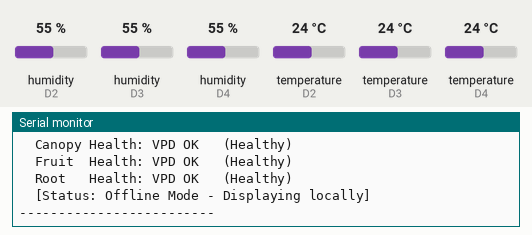
Recording of a sketch running on a simulated Arduino Nano 33 IoT. Shown: the last lines printed to the serial monitor. The inputs (shaded band) are chosen by the test bench; at power-on: humidity (sensors on D2, D3, D4) 55 %, temperature (sensors on D2, D3, D4) 24 °C. Nothing arrives over Bluetooth unless stated; a phone connects over Bluetooth LE 3 s after start.

Above: at 4.2 s.
4.3 s: humidity (sensor on D2) set to 22 %
At 6.9 s:
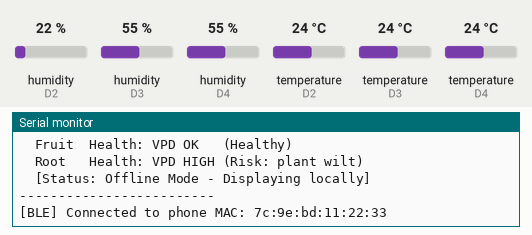
7.5 s: humidity (sensor on D3) set to 22 %
At 9.0 s:
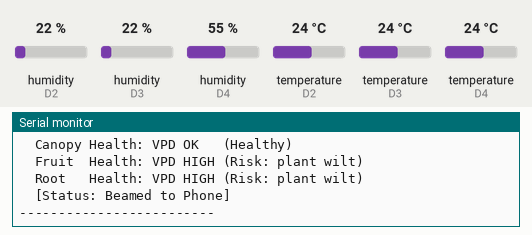
10.7 s: humidity (sensor on D4) set to 22 %
17.0 s: temperature (sensor on D2) set to 12 °C
At 19.1 s:
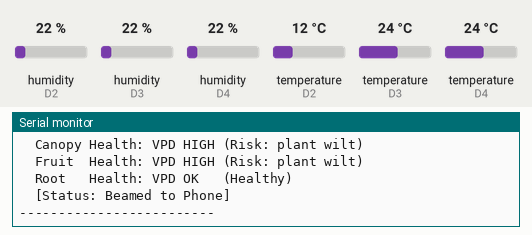
22.0 s: humidity (sensor on D3) set to 88 %
27.0 s: humidity (sensor on D4) set to 88 %
Timing chart, 0 to 30.0 s (numbered marks = the images above; inputs shaded):
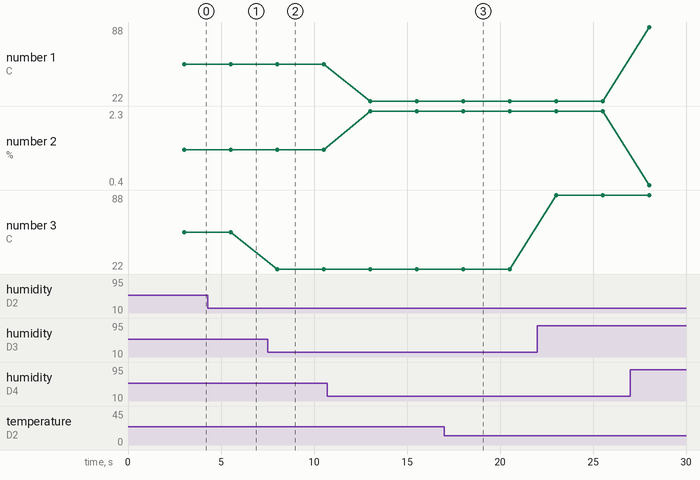

Measured:
- after the input at 4.3 s, the serial monitor: prints a new line after 1.2 s (image 1)
- after the input at 7.5 s, the serial monitor: prints a new line after 0.52 s (image 2)
- after the input at 17.0 s, the serial monitor: prints a new line after 1.0 s (image 3)
- plotted number 3: 22 → 88 after the input at 22.0 s

The sketch:

02_Hybrid_Always_On.ino
```cpp
// 1. Include Sensors and Bluetooth Libraries
#include "DHT.h"
#include <ArduinoBLE.h>

// 2. Hardware Setup
#define ROOT_PIN 2
#define FRUIT_PIN 3
#define CANOPY_PIN 4
#define DHTTYPE DHT22

DHT rootSensor(ROOT_PIN, DHTTYPE);
DHT fruitSensor(FRUIT_PIN, DHTTYPE);
DHT canopySensor(CANOPY_PIN, DHTTYPE);

// 3. BLE Service and Characteristics
BLEService wandService("19B10000-E8F2-537E-4F6C-D104768A1214");
BLEStringCharacteristic canopyChar("19B10001-E8F2-537E-4F6C-D104768A1214", BLERead | BLENotify, 20);
BLEStringCharacteristic fruitChar("19B10002-E8F2-537E-4F6C-D104768A1214", BLERead | BLENotify, 20);
BLEStringCharacteristic rootChar("19B10003-E8F2-537E-4F6C-D104768A1214", BLERead | BLENotify, 20);

unsigned long previousMillis = 0;
bool wasConnected = false; // Memory variable to track if a phone is attached

// 4. VPD Calculation (Magnus formula)
float calculateVPD(float tempC, float humidity) {
  float svp = 0.6108 * exp((17.27 * tempC) / (tempC + 237.3));
  float avp = svp * (humidity / 100.0);
  return svp - avp;
}

void setup() {
  Serial.begin(9600);

  delay(3000);
  Serial.println("\n--- Smart Wand Booting Up ---");

  rootSensor.begin();
  fruitSensor.begin();
  canopySensor.begin();

  if (!BLE.begin()) {
    Serial.println("Starting BLE failed! Check board selection.");
    while (1);
  }

  BLE.setLocalName("Smart Wand");
  BLE.setAdvertisedService(wandService);

  wandService.addCharacteristic(canopyChar);
  wandService.addCharacteristic(fruitChar);
  wandService.addCharacteristic(rootChar);
  BLE.addService(wandService);

  canopyChar.writeValue("Waiting...");
  fruitChar.writeValue("Waiting...");
  rootChar.writeValue("Waiting...");

  BLE.advertise();
  Serial.println("Bluetooth Active! Open the nRF Connect app on your phone.");
}

void loop() {
  // 1. Check for a Bluetooth connection
  BLEDevice central = BLE.central();

  // Print a message when a phone connects or disconnects
  if (central && central.connected()) {
    if (!wasConnected) {
      Serial.print("\n[BLE] Connected to phone MAC: ");
      Serial.println(central.address());
      wasConnected = true;
    }
  } else {
    if (wasConnected) {
      Serial.println("\n[BLE] Phone disconnected. Running offline mode...");
      wasConnected = false;
    }
  }

  // 2. Read Sensors EVERY 2.5 seconds (Offline or Online)
  unsigned long currentMillis = millis();

  if (currentMillis - previousMillis >= 2500) {
    previousMillis = currentMillis;

    float hc = canopySensor.readHumidity();
    float tc = canopySensor.readTemperature();
    float hf = fruitSensor.readHumidity();
    float tf = fruitSensor.readTemperature();
    float hr = rootSensor.readHumidity();
    float tr = rootSensor.readTemperature();

    bool hasError = false;

    if (isnan(tc) || isnan(hc)) {
      if (wasConnected) canopyChar.writeValue("ERR:Canopy");
      Serial.println("  [!] ERROR: Canopy sensor loose/disconnected!");
      hasError = true;
    }
    if (isnan(tf) || isnan(hf)) {
      if (wasConnected) fruitChar.writeValue("ERR:Fruit");
      Serial.println("  [!] ERROR: Fruit sensor loose/disconnected!");
      hasError = true;
    }
    if (isnan(tr) || isnan(hr)) {
      if (wasConnected) rootChar.writeValue("ERR:Root");
      Serial.println("  [!] ERROR: Root sensor loose/disconnected!");
      hasError = true;
    }

    // 3. Do the math and print/broadcast the results
    if (!hasError) {
      float vpdC = calculateVPD(tc, hc);
      float vpdF = calculateVPD(tf, hf);
      float vpdR = calculateVPD(tr, hr);

      String canopyStr = String(tc, 1) + "C | " + String(hc, 0) + "% | " + String(vpdC, 1) + "kPa";
      String fruitStr  = String(tf, 1) + "C | " + String(hf, 0) + "% | " + String(vpdF, 1) + "kPa";
      String rootStr   = String(tr, 1) + "C | " + String(hr, 0) + "% | " + String(vpdR, 1) + "kPa";

      // ALWAYS print to the Serial Monitor (Even when disconnected)
      Serial.println("Live Data:");
      Serial.println("  Canopy: " + canopyStr);
      Serial.println("  Fruit : " + fruitStr);
      Serial.println("  Root  : " + rootStr);

      if (abs(tc - tr) > 5.0) {
        Serial.println("  ALERT: High zone gradient! Check air circulation.");
      }

      auto vpdHint = [](float vpd, String zone) {
        if      (vpd < 0.4) Serial.println("  " + zone + " Health: VPD LOW  (Risk: mold)");
        else if (vpd > 1.6) Serial.println("  " + zone + " Health: VPD HIGH (Risk: plant wilt)");
        else                Serial.println("  " + zone + " Health: VPD OK   (Healthy)");
      };

      vpdHint(vpdC, "Canopy");
      vpdHint(vpdF, "Fruit ");
      vpdHint(vpdR, "Root  ");

      // ONLY push data to BLE if a phone is actively listening
      if (wasConnected) {
        canopyChar.writeValue(canopyStr);
        fruitChar.writeValue(fruitStr);
        rootChar.writeValue(rootStr);
        Serial.println("  [Status: Beamed to Phone]");
      } else {
        Serial.println("  [Status: Offline Mode - Displaying locally]");
      }
    }
    Serial.println("-------------------------");
  }
}
```
